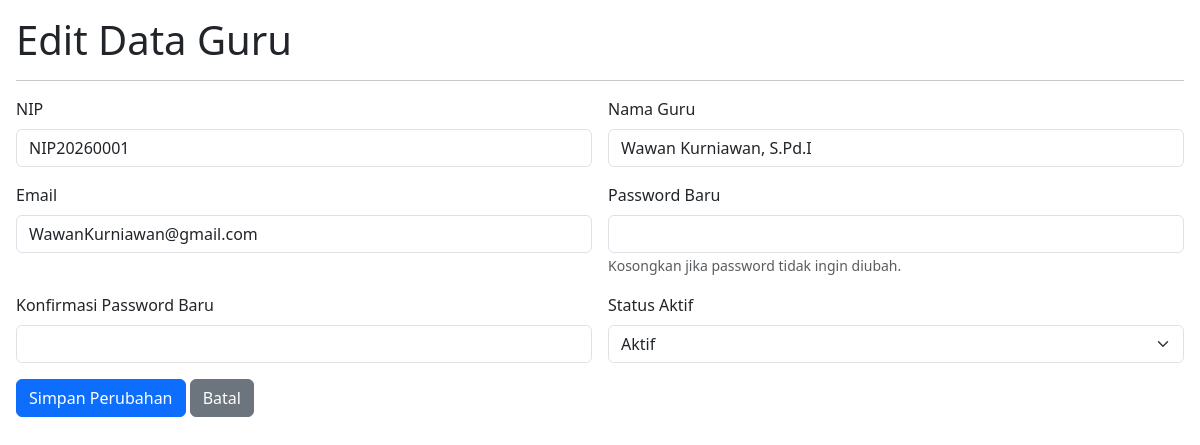
Page /edit_guru.php?id=1 (signed in) on the committed database.
### tables this page shows
CREATE TABLE `t_guru` (
  `id` int(11) NOT NULL,
  `nip` varchar(30) NOT NULL,
  `nama` varchar(150) DEFAULT NULL,
  `email` varchar(150) NOT NULL,
  `status_aktif` tinyint(1) NOT NULL,
  `user_id` int(11) NOT NULL,
  `created_at` timestamp NOT NULL DEFAULT current_timestamp(),
  `updated_at` timestamp NOT NULL DEFAULT current_timestamp()
);

### edit_guru.php (the view, shortened to what this page needs)
<?php
include 'config/koneksi.php';
$embed = (($_GET['embed'] ?? '') === '1');
$id = (int) ($_GET['id'] ?? 0);
$query = mysqli_prepare(
    $koneksi,
    "SELECT * FROM t_guru WHERE id = ?"
);
mysqli_stmt_bind_param($query, 'i', $id);
mysqli_stmt_execute($query);
$hasil = mysqli_stmt_get_result($query);
$guru = mysqli_fetch_assoc($hasil);
$perlu_buat_akun = (int) ($guru['user_id'] ?? 0) < 1;
function e($nilai)
{
    return htmlspecialchars(
        (string) $nilai,
        ENT_QUOTES,
        'UTF-8'
    );
}
?>
<?php if (!$embed): ?>
<!DOCTYPE html>
<html lang="id">
<head>
    <link
        href="https://cdn.jsdelivr.net/npm/bootstrap@5.3.3/dist/css/bootstrap.min.css"
        rel="stylesheet"
    >
</head>
<body>
<?php endif; ?>
<div class="container-fluid p-3">
    <h1 class="mb-3">Edit Data Guru</h1>
    <hr>
    <form
        action="proses_edit_guru.php"
        method="POST"
        class="row g-3"
    >
        <div class="col-12 col-md-6">
            <label class="form-label">
                NIP
            </label>
            <input
                type="text"
                class="form-control"
                name="nip"
                id="nip"
                maxlength="10"
                inputmode="numeric"
                pattern="[0-9]{1,10}"
                title="NIP hanya boleh angka, maksimal 10 digit"
                oninput="this.value=this.value.replace(/[^0-9]/g, '').slice(0,10)"
                value="<?= e($guru['nip'] ?? '') ?>"
                required
            >
        </div>
        <div class="col-12 col-md-6">
            <label class="form-label">
                Nama Guru
            </label>
            <input
                type="text"
                class="form-control"
                name="nama"
                value="<?= e($guru['nama'] ?? '') ?>"
                required
            >
        </div>
        <div class="col-12 col-md-6">
            <label class="form-label">
                Email
            </label>
            <input
                type="email"
                class="form-control"
                name="email"
                value="<?= e($guru['email'] ?? '') ?>"
                required
            >
        </div>
        <div class="col-12 col-md-6">
            <label class="form-label">
                <?= $perlu_buat_akun ? 'Password Akun Guru' : 'Password Baru' ?>
            </label>
            <input
                type="password"
                class="form-control"
                name="password"
                minlength="8"
                autocomplete="new-password"
                <?= $perlu_buat_akun ? 'required' : '' ?>
            >
            <small class="text-muted">
                <?= $perlu_buat_akun ? 'Buat password minimal 8 karakter untuk akun login guru.' : 'Kosongkan jika password tidak ingin diubah.' ?>
            </small>
        </div>
        <div class="col-12 col-md-6">
            <label class="form-label">Konfirmasi Password Baru</label>
            <input
                type="password"
                class="form-control"
                name="konfirmasi_password"
                minlength="8"
                autocomplete="new-password"
                <?= $perlu_buat_akun ? 'required' : '' ?>
            >
        </div>
        <div class="col-12 col-md-6">
            <label class="form-label">
                Status Aktif
            </label>
            <select
                name="status_aktif"
                class="form-select"
                required
            >
                <option
                    value="1"
                    <?= ((int) $guru['status_aktif'] === 1) ? 'selected' : '' ?>
                >
                    Aktif
                </option>
            </select>
        </div>
        <div class="col-12">
            <button
                type="submit"
                class="btn btn-primary"
            >
                Simpan Perubahan
            </button>
            <a
                href="kelola_guru.php<?= $embed ? '?embed=1' : '' ?>"
                class="btn btn-secondary"
            >
                Batal
            </a>
        </div>
    </form>
</div>
<?php if (!$embed): ?>
</body>
</html>
<?php endif; ?>

### rows in the picture
t_guru: nip "NIP20260001", nama "Wawan Kurniawan, S.Pd.I", email "WawanKurniawan@gmail.com", status_aktif "Aktif"
